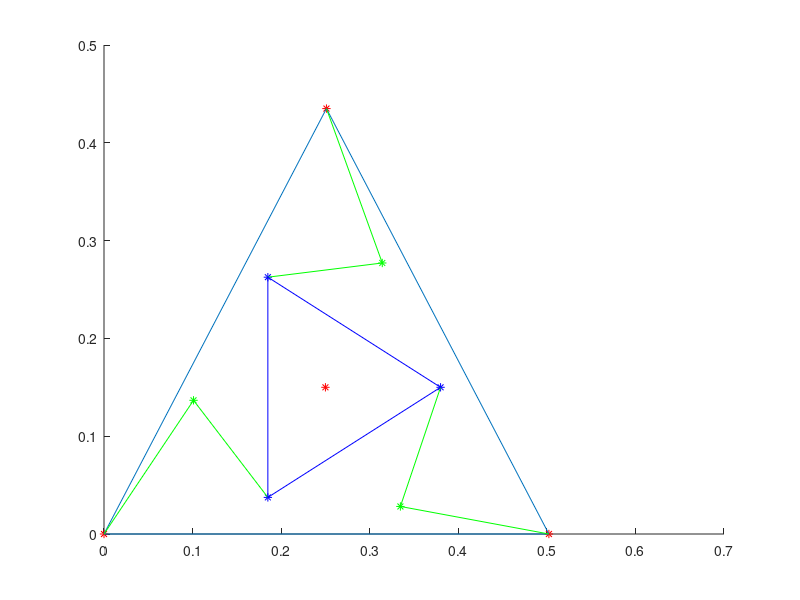

MATLAB code to generate this figure:
sA=0.1700;
L=0.1300;
rp=0.1300;
rb=0.2900;
S=rb*sqrt(3);
a=pi/6;
xc=0.25000;
yc=0.15000;
O1=a+(pi/6);
c1=atan((yc-rp*sin(O1))/(xc-rp*cos(O1)));
R1=sqrt((xc-rp*cos(O1))^2+(yc-rp*sin(O1))^2);
d1=acos((sA^2-L^2+R1^2)/(2*sA*R1));
A1=c1+d1;
O2=a+5*pi/6;
c2=pi+atan((yc-rp*sin(O2))/((xc-rp*cos(O2))-S));
R2=sqrt((S-(xc-rp*cos(O2)))^2+(yc-rp*sin(O2))^2);
d2=acos((sA^2-L^2+R2^2)/(2*sA*R2));
A2=c2+d2;
O3=a+9*pi/6;
c3=pi+atan((-S*sqrt(3)/2+(yc-rp*sin(O3)))/(-S*0.5+(xc-rp*cos(O3))));
R3=sqrt((-S*0.5+(xc-rp*cos(O3)))^2+(-S*sqrt(3)/2+(yc-rp*sin(O3)))^2);
d3=acos((sA^2-L^2+R3^2)/(2*sA*R3));
A3=c3+d3;
disp([A1 A2 A3]*180/pi)
%%
hold on
x11=0;
y11=0;
x21=S;
y21=0;
x31=0.5*S;
y31=S*sqrt(3)/2;
x12=sA*cos(A1);
y12=sA*sin(A1);
x22=x21+sA*cos(A2);
y22=y21+sA*sin(A2);
x32=x31+sA*cos(A3);
y32=y31+sA*sin(A3);
x13=xc-rp*cos(O1);
y13=yc-rp*sin(O1);
x23=xc-rp*cos(O2);
y23=yc-rp*sin(O2);
x33=xc-rp*cos(O3);
y33=yc-rp*sin(O3);
plot(xc,yc,'*r')
plot(x11,y11,'*r',x21,y21,'*r',x31,y31,'*r')
line([x11,x21],[y11,y21])
line([x21,x31],[y21,y31])
line([x31,x11],[y31,y11])
plot(x12,y12,'*g',x22,y22,'*g',x32,y32,'*g')
plot(x13,y13,'*b',x23,y23,'*b',x33,y33,'*b')
x=[x11,x12,x13];
y=[y11,y12,y13];
x1=[x21,x22,x23];
y1=[y21,y22,y23];
x2=[x31,x32,x33];
y2=[y31,y32,y33];
x3=[x13,x23,x33,x13];
y3=[y13,y23,y33,y13];
plot(x,y,'g')
plot(x1,y1,'g')
plot(x2,y2,'g')
plot(x3,y3,'b')